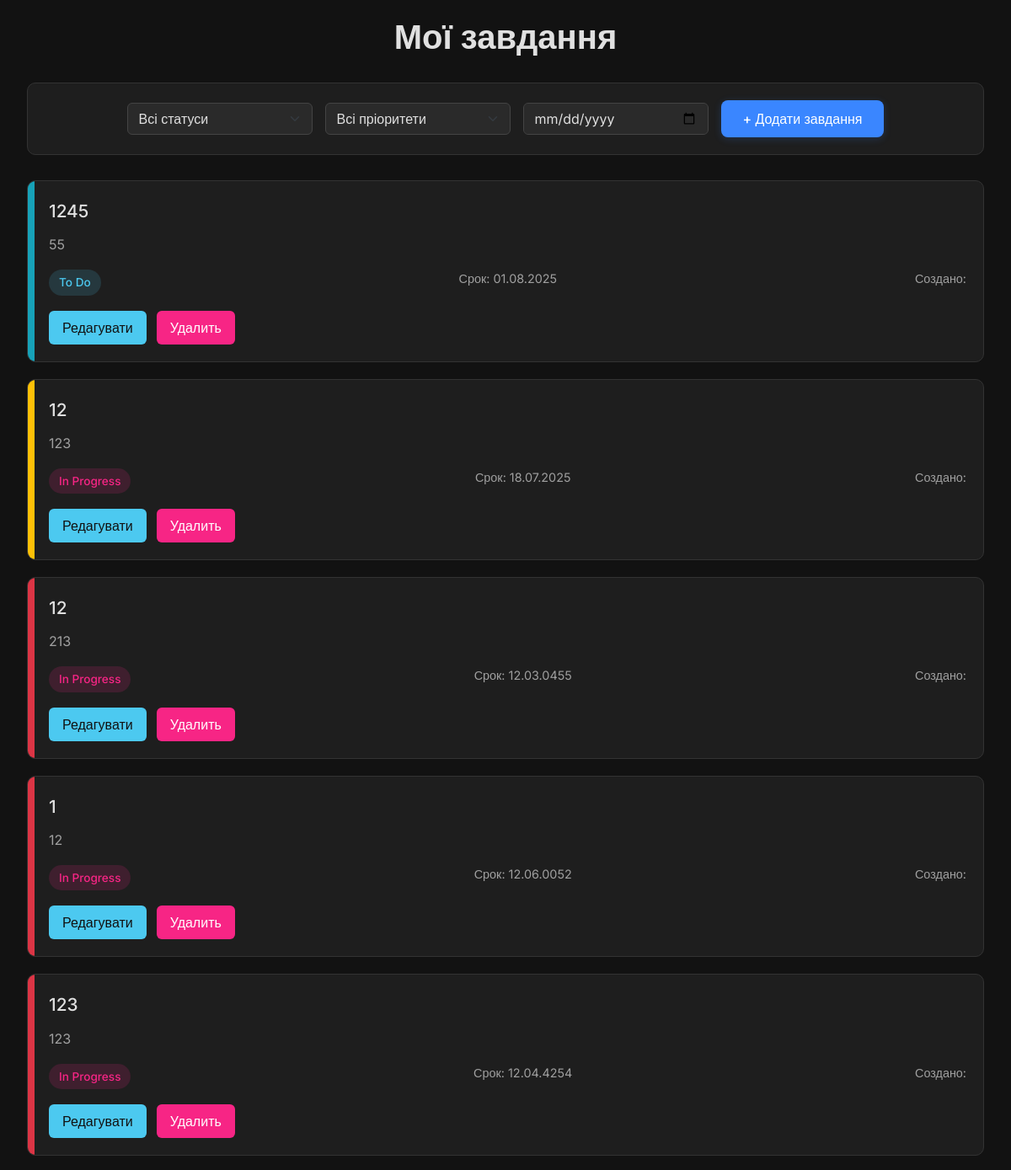
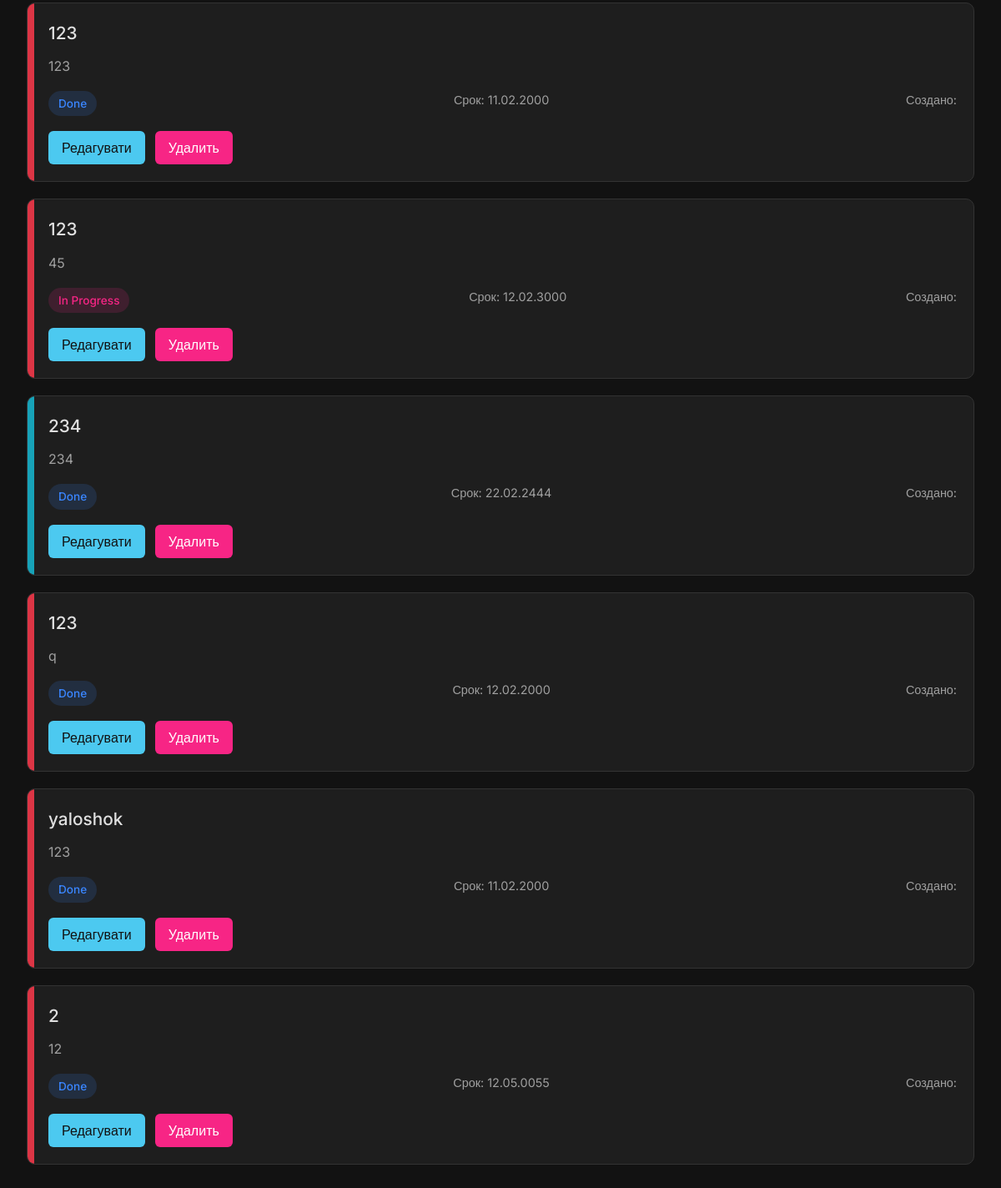
The page / (signed in) on the database its author committed (2 pictures, top to bottom).
### appname/models.py (models this page shows, shortened)
class Task(models.Model):
    STATUS_CHOICES = (
        ('todo', 'To Do'),
        ('in_progress', 'In Progress'),
        ('done', 'Done'),
    )
    PRIORITY_CHOICES = (
        ('low', 'Low'),
        ('medium', 'Medium'),
        ('high', 'High'),
    )
    title = models.CharField(max_length=255, verbose_name="Название задачи")
    description = models.TextField(verbose_name="Описание", blank=True)
    status = models.CharField(max_length=20, choices=STATUS_CHOICES, default='todo', verbose_name="Статус")
    priority = models.CharField(max_length=20, choices=PRIORITY_CHOICES, default='medium', verbose_name="Приоритет")
    due_date = models.DateField(verbose_name="Срок выполнения", null=True, blank=True)
    created_by = models.ForeignKey(User, on_delete=models.CASCADE, related_name='tasks')
    class Meta:
        verbose_name = "Задача"
        verbose_name_plural = "Задачи"

### appname/views.py (the view)
# urls.py: path('', views.task_list, name='task_list'),
@login_required
def task_list(request):
    tasks = Task.objects.filter(created_by=request.user)
    status_filter = request.GET.get('status', 'all')
    priority_filter = request.GET.get('priority', 'all')
    due_date_filter = request.GET.get('due_date', '')
    if status_filter != 'all':
        tasks = tasks.filter(status=status_filter)
    if priority_filter != 'all':
        tasks = tasks.filter(priority=priority_filter)
    if due_date_filter:
        tasks = tasks.filter(due_date=due_date_filter)
    form = TaskForm()
    return render(request, 'task_list.html', {
        'tasks': tasks,
        'status_filter': status_filter,
        'priority_filter': priority_filter,
        'due_date_filter': due_date_filter,
        'form': form
    })

### appname/forms.py
class TaskForm(forms.ModelForm):
    class Meta:
        model = Task
        fields = ['title', 'description', 'status', 'priority', 'due_date']
        widgets = {
            'due_date': forms.DateInput(attrs={'type': 'date'}),
        }

### appname/templates/task_list.html (shortened to what this page needs)
<!DOCTYPE html>
<html lang="ru">
<head>
    <link href="https://cdn.jsdelivr.net/npm/bootstrap@5.3.0/dist/css/bootstrap.min.css" rel="stylesheet">
</head>
<body>
    <div class="container">
        <h1 class="header">Мої завдання</h1>
        <div class="filter-container">
            <form method="get" action="">
                <div class="filter-row">
                    <select class="form-select filter-item" name="status" onchange="this.form.submit()">
                        <option value="all" {% if status_filter == 'all' %}selected{% endif %}>Всі статуси</option>
                    </select>
                    <select class="form-select filter-item" name="priority" onchange="this.form.submit()">
                        <option value="all" {% if priority_filter == 'all' %}selected{% endif %}>Всі пріоритети</option>
                    </select>
                    <input type="date" class="form-control filter-item" name="due_date" value="{{ due_date_filter|default:'' }}" onchange="this.form.submit()">
                    <button type="button" class="btn add-btn" data-bs-toggle="modal" data-bs-target="#addTaskModal">
                        + Додати завдання
                    </button>
                </div>
            </form>
        </div>
        {% for task in tasks %}
        {% if task.created_by == request.user %}
        <div class="task-card priority-{{ task.priority }}">
            <div class="task-title">{{ task.title }}</div>
            <div class="task-description">
                {{ task.description|truncatechars:100 }}
            </div>
            <div class="task-meta">
                <div>
                    <span class="status-badge status-{{ task.status }}">{{ task.get_status_display }}</span>
                </div>
                <div>
                    <span>Срок: {{ task.due_date|date:"d.m.Y"|default:"не указан" }}</span>
                </div>
                <div>
                    <span>Создано: {{ task.created_at|date:"d.m.Y" }}</span>
                </div>
            </div>
            <div class="task-actions">
                <a href="{% url 'edit_task' task.id %}" class="btn btn-edit">Редагувати</a>
                <form action="{% url 'delete_task' task.id %}" method="post" class="d-inline">
                    <button type="submit" class="btn btn-delete" onclick="return confirm('Вы уверены, что хотите удалить задачу \"{{ task.title }}\"?')">
                        Удалить
                    </button>
                </form>
            </div>
        </div>
        {% endif %}
        {% empty %}
        <div class="task-card text-center py-4">
            <p class="text-muted">Немає завдань. Натисніть «+ Додати завдання», щоб створити перше.</p>
        </div>
        {% endfor %}
    </div>
</body>
</html>

### appname/templates/task_list.html (style rules this page uses)
:root { --bg-dark: #121212; --card-dark: #1e1e1e; --text-primary: #e0e0e0; --text-secondary: #a0a0a0; --accent-blue: #3a86ff; --accent-green: #4cc9f0; --accent-red: #f72585; --border-dark: #333; --priority-low: #17a2b8; --priority-medium: #ffc107; --priority-high: #dc3545; }
body { background-color: var(--bg-dark); color: var(--text-primary); font-family: 'Inter', sans-serif; min-height: 100vh; padding: 20px; }
.container { max-width: 1200px; margin: 0 auto; padding-bottom: 50px; }
.header { text-align: center; margin-bottom: 30px; color: var(--text-primary); font-weight: 600; }
.filter-container { background-color: var(--card-dark); border-radius: 10px; padding: 20px; border: 1px solid var(--border-dark); margin-bottom: 30px; }
.filter-row { display: flex; justify-content: center; align-items: center; gap: 15px; flex-wrap: wrap; }
.filter-item { flex: 1 1 200px; max-width: 220px; background-color: #2a2a2a; border: 1px solid #444; color: var(--text-primary); }
.add-btn { background-color: var(--accent-blue); color: white; border: none; padding: 10px 25px; border-radius: 8px; font-weight: 500; transition: all 0.3s ease; box-shadow: 0 2px 10px rgba(58, 134, 255, 0.2); }
.task-card { background-color: var(--card-dark); border-radius: 10px; padding: 20px; margin-bottom: 20px; border: 1px solid var(--border-dark); transition: all 0.3s ease; position: relative; overflow: hidden; padding-left: 25px; }
.task-card::before { content: ''; position: absolute; left: 0; top: 0; width: 8px; height: 100%; background-color: var(--priority-medium); }
.task-card.priority-low::before { background-color: var(--priority-low); }
.task-card.priority-medium::before { background-color: var(--priority-medium); }
.task-card.priority-high::before { background-color: var(--priority-high); }
.task-title { font-size: 1.3rem; font-weight: 500; color: var(--text-primary); margin-bottom: 12px; }
.task-description { color: var(--text-secondary); margin-bottom: 18px; line-height: 1.5; }
.task-meta { display: flex; justify-content: space-between; color: var(--text-secondary); font-size: 0.9rem; margin-bottom: 18px; flex-wrap: wrap; gap: 10px; }
.task-actions { display: flex; gap: 12px; }
.btn-edit { background-color: var(--accent-green); color: #111; border: none; padding: 8px 16px; border-radius: 6px; font-weight: 500; transition: all 0.3s; }
.btn-delete { background-color: var(--accent-red); color: white; border: none; padding: 8px 16px; border-radius: 6px; font-weight: 500; transition: all 0.3s; }
.status-badge { display: inline-block; padding: 5px 12px; border-radius: 20px; font-size: 0.85rem; font-weight: 500; }
.status-todo { background-color: rgba(76, 201, 240, 0.15); color: var(--accent-green); }
.status-in_progress { background-color: rgba(247, 37, 133, 0.15); color: var(--accent-red); }
.status-done { background-color: rgba(58, 134, 255, 0.15); color: var(--accent-blue); }
.form-control, .form-select { background-color: #2a2a2a; border: 1px solid #444; color: var(--text-primary); }

### rows shown on the page
Task: title "1245", description "55", status "To Do", due_date "01.08.2025"
Task: title "12", description "123", status "In Progress", due_date "18.07.2025"
Task: title "12", description "213", status "In Progress", due_date "12.03.0455"
Task: title "1", description "12", status "In Progress", due_date "12.06.0052"
Task: title "123", description "123", status "In Progress", due_date "12.04.4254"
Task: title "123", description "123", status "Done", due_date "11.02.2000"
Task: title "123", description "45", status "In Progress", due_date "12.02.3000"
Task: title "234", description "234", status "Done", due_date "22.02.2444"
Task: title "123", description "q", status "Done", due_date "12.02.2000"
Task: title "yaloshok", description "123", status "Done", due_date "11.02.2000"
Task: title "2", description "12", status "Done", due_date "12.05.0055"
